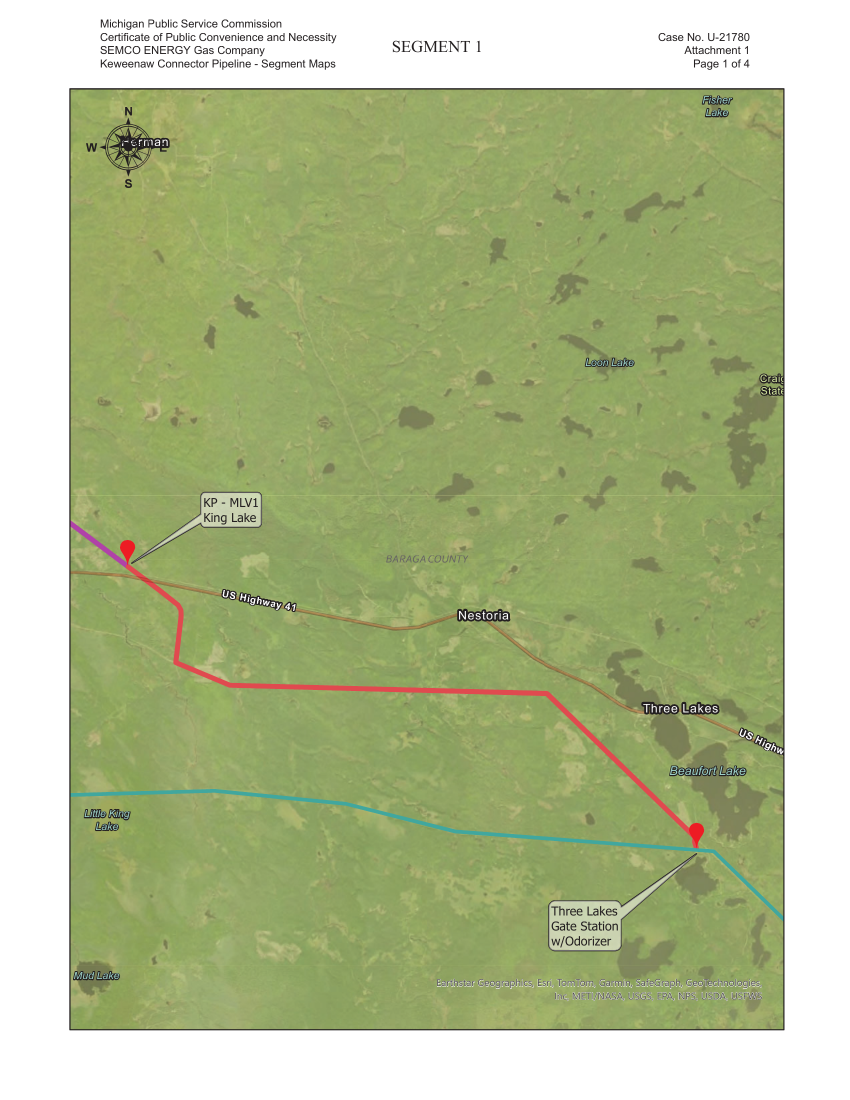
#> input picture batches/united-states-gas/staging/route-creation-newrows-20261020/traces/P8241/pg-17.png, 1700 x 2200 px (shown at 1/2 size); its folder holds 4 pictures in this run
$ python trace_segments.py
#> lines starting #> are read from the running program, lines starting #| are printed output that depends on the picture; after the words box and inside, x2 and y2 are one past the last pixel; in counts of white or black regions, pixels touching at a corner belong together
"""Extract the four colored segment lines from the 200 dpi renders (pg-17..20.png), thin to a one pixel
centerline, take the longest path, simplify, move into one shared mosaic frame, and write trace.json.
Mosaic frame = page 17 pixel frame. Offsets come from stitch_offsets.py (page B = page A + d)."""
import json, numpy as np
from PIL import Image, ImageDraw
from scipy import ndimage as ndi
from skimage.morphology import skeletonize
from skimage.measure import approximate_polygon
from collections import deque
COL={'17':(232,72,72),'18':(184,72,168),'19':(216,232,56),'20':(104,200,152)}
# page -> shift to add to page pixels to get mosaic (page17) frame
SH={'17':(0,0),'18':(-960,-173),'19':(-1604,-949),'20':(-1791,-2016)}
FR=(150,190,1560,2050)  # inside the map frame
def longest_path(sk):
    ys,xs=np.nonzero(sk); pts=set(zip(ys,xs))
    nb=[(-1,-1),(-1,0),(-1,1),(0,-1),(0,1),(1,-1),(1,0),(1,1)]
    def bfs(s):
        d={s:0};par={s:None};q=deque([s]);last=s
        while q:
            u=q.popleft();last=u
            for dy,dx in nb:
                v=(u[0]+dy,u[1]+dx)
                if v in pts and v not in d: d[v]=d[u]+1;par[v]=u;q.append(v)
        return last,par
    s=next(iter(pts)); a,_=bfs(s); b,par=bfs(a)
    path=[];u=b
    while u is not None: path.append(u);u=par[u]
    return path  # (y,x)
out=[];res={}
for p,c in COL.items():
    a=np.asarray(Image.open(f'pg-{p}.png').convert('RGB')).astype(int)
    d=np.abs(a-np.array(c)).sum(2)
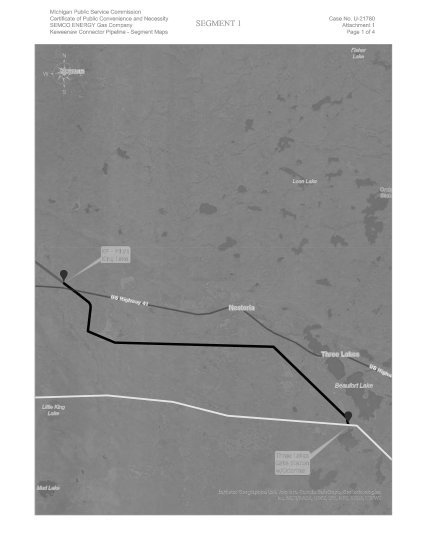
#> d: shape (2200, 1700) int64 (shown at 1/4 size); min 12, max 389, mean 256.4; drawn with min black and max white
    m=d<70
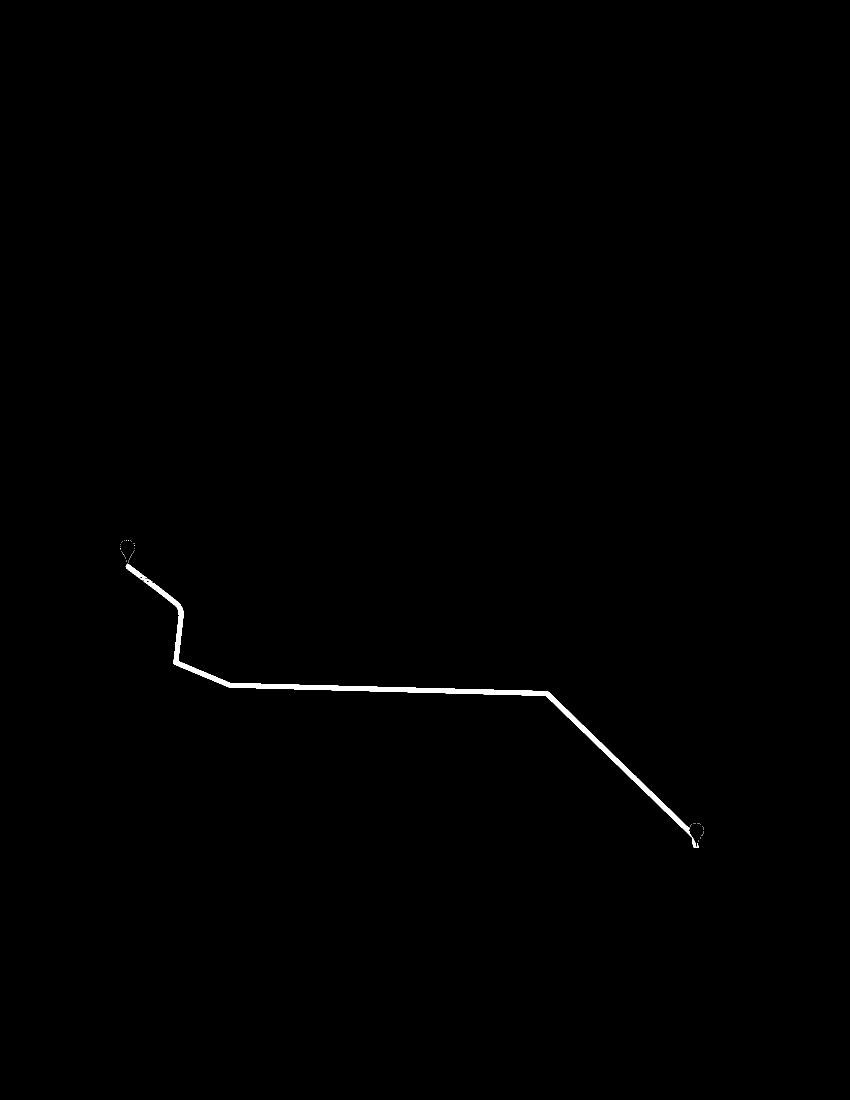
#> m: shape (2200, 1700) bool (shown at 1/2 size); 0.36% white; 58 white regions (55 under 20 px), largest, box (x1, y1, x2, y2) and area: (287, 1162, 1397, 1696) 13061, (251, 1129, 295, 1157) 381, (276, 1154, 306, 1165) 89
    m[:FR[1]]=0;m[FR[3]:]=0;m[:,:FR[0]]=0;m[:,FR[2]:]=0
    m=ndi.binary_closing(m,iterations=(6 if p=='19' else 1))  # bridge the transmission line crossing on page 19
#> m: shape (2200, 1700) bool; 0.37% white; 54 white regions (53 under 20 px), largest, box (x1, y1, x2, y2) and area: (251, 1128, 1397, 1696) 13606
    lab,n=ndi.label(m,structure=np.ones((3,3)))
#> lab: shape (2200, 1700) int32; 55 distinct labels, from 0 to 54
#> n = 54
    sz=ndi.sum(m,lab,range(1,n+1))
#> sz = 54 values, max 13606 at index 35, min 1 at index 2, mean 253.2
    keep=np.argsort(-sz)[:1]+1
#> keep = [36]
    mm=np.isin(lab,keep)
    mm=ndi.binary_fill_holes(mm)
    sk=skeletonize(mm)
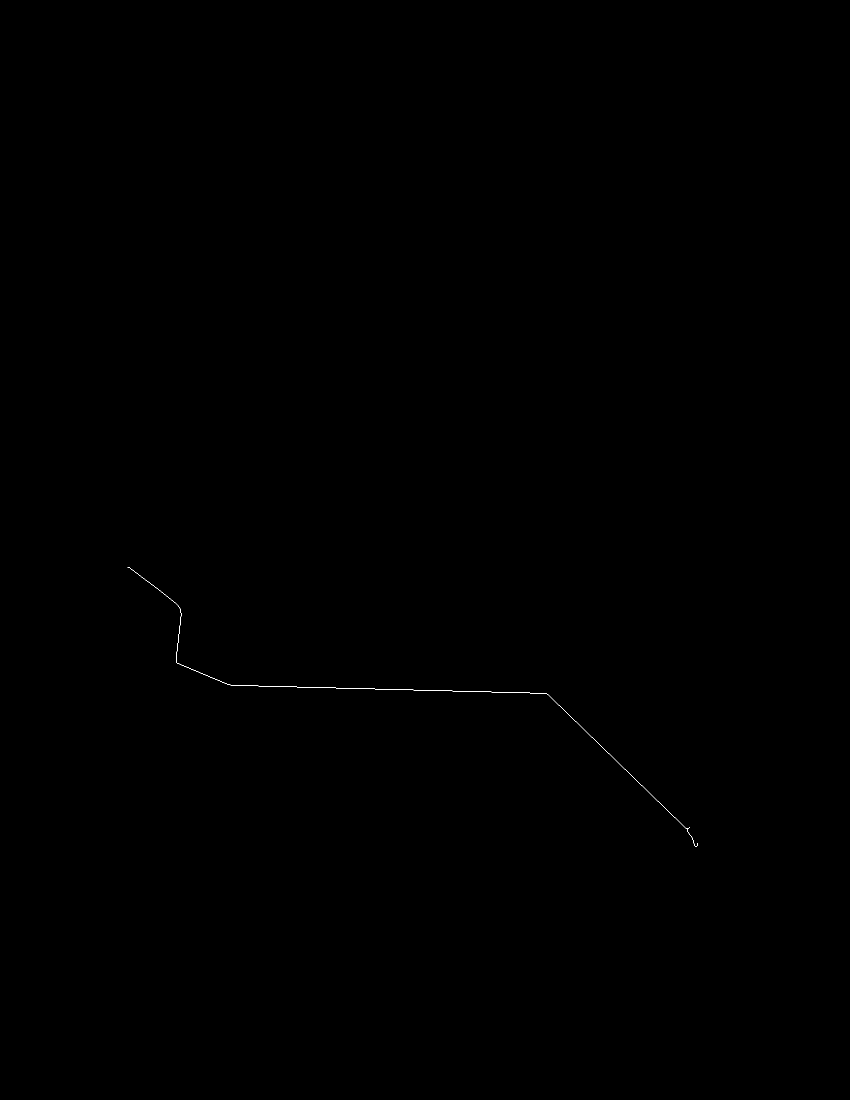
#> sk: shape (2200, 1700) bool (shown at 1/2 size); 0.03% white in thin lines or dots, all inside (x1, y1, x2, y2) = (255, 1134, 1396, 1693)
    path=longest_path(sk)
#> in longest_path, `ys, xs = np.nonzero(sk)`: ys = 1286 values from 1134 to 1692; xs = 1286 values, max 1395 at index 1271, min 255 at index 0, mean 794.6
#> in longest_path, `pts = set(zip(ys, xs))`: pts = 1286 items
#> in longest_path, `s = next(iter(pts))`: s = (1603, 1316)
#> in bfs, `d = {s: 0}`: d = {(1603, 1316): 0}
#> in bfs, `last = s`: last = (1603, 1316)
#> the loop in bfs, `while q:` made 1286 passes
#> last on passes 1 to 3: (1603, 1316), (1602, 1315), (1603, 1317)
#> after the loop in bfs, `while q:`: d = 1286 items
#> in longest_path, `a, _ = bfs(s)`: a = (1134, 255)
#> the loop in bfs (call 2), `while q:` made 1286 passes
#> last on passes 1 to 3: (1134, 255), (1134, 256), (1134, 257)
#> in longest_path, `b, par = bfs(a)`: b = (1686, 1395); par = 1286 items
#> in longest_path, `u = b`: u = (1686, 1395)
#> the loop in longest_path, `while u is not None: path.append(u);u=par[u]` made 1280 passes
#> u on passes 1 to 3: (1687, 1395), (1688, 1395), (1689, 1395)
#> after the loop in longest_path, `while u is not None: path.append(u);u=par[u]`: path = 1280 pairs, first value 1134 to 1692, second value 255 to 1395
    pts=np.array([(x,y) for y,x in path],float)
#> pts = 1280 pairs, first value 255 to 1395, second value 1134 to 1692
    # orientation: start at the south-east / south end
    if p=='17':
        if pts[0,0]<pts[-1,0]: pts=pts[::-1]
    else:
        if pts[0,1]<pts[-1,1]: pts=pts[::-1]
    s=approximate_polygon(pts,tolerance=1.2)
#> s = 18 rows, first 8: [1395, 1686], [1394, 1691], [1390, 1692], [1386, 1684], [1385, 1676], [1375, 1663], [1374, 1658], [1093, 1387]
    res[p]=dict(page_px=s.tolist(),npix=len(pts),comp_px=int(sz[keep[0]-1]))
    sh=np.array(SH[p]); out.append((s+sh).tolist())
    print(p,len(pts),len(s),pts[0],pts[-1])
#| 17 1280 18 [1395. 1686.] [ 255. 1134.]
#> pass 2 of the loop `for p,c in COL.items():`:
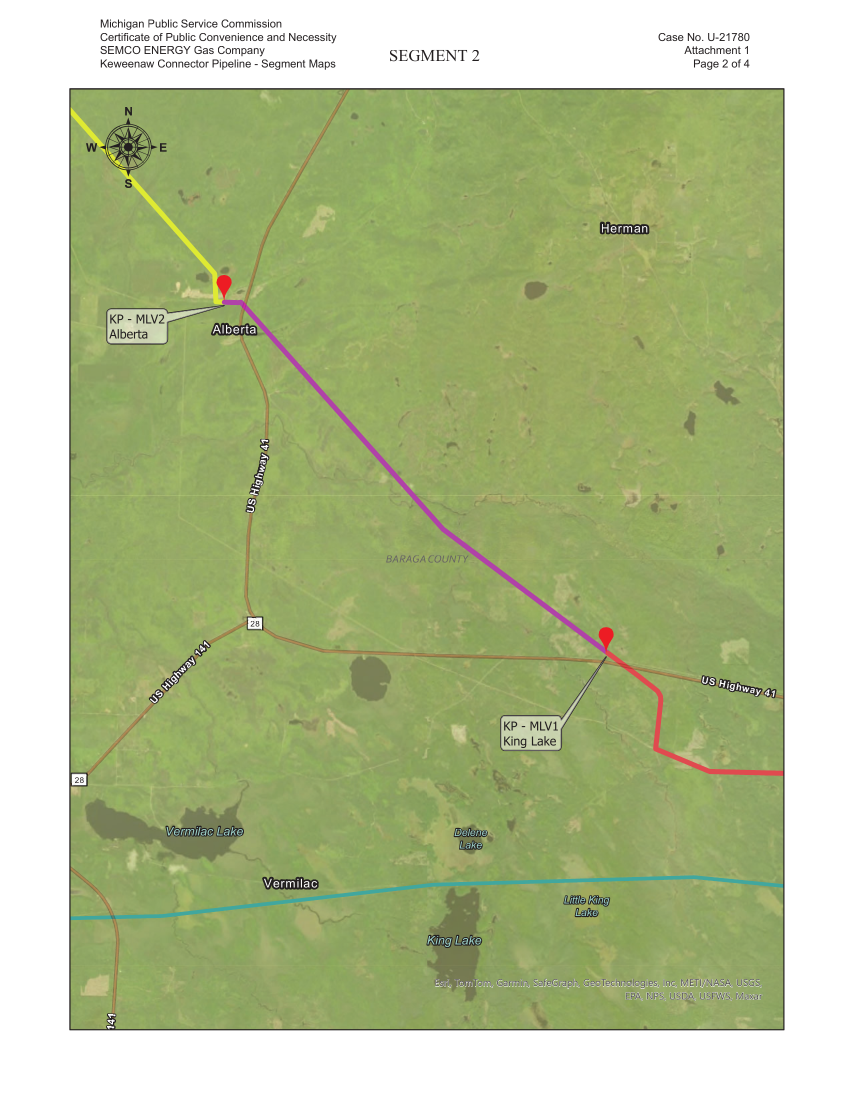
#> input picture batches/united-states-gas/staging/route-creation-newrows-20261020/traces/P8241/pg-18.png, 1700 x 2200 px (shown at 1/2 size)
#> `m=d<70`:
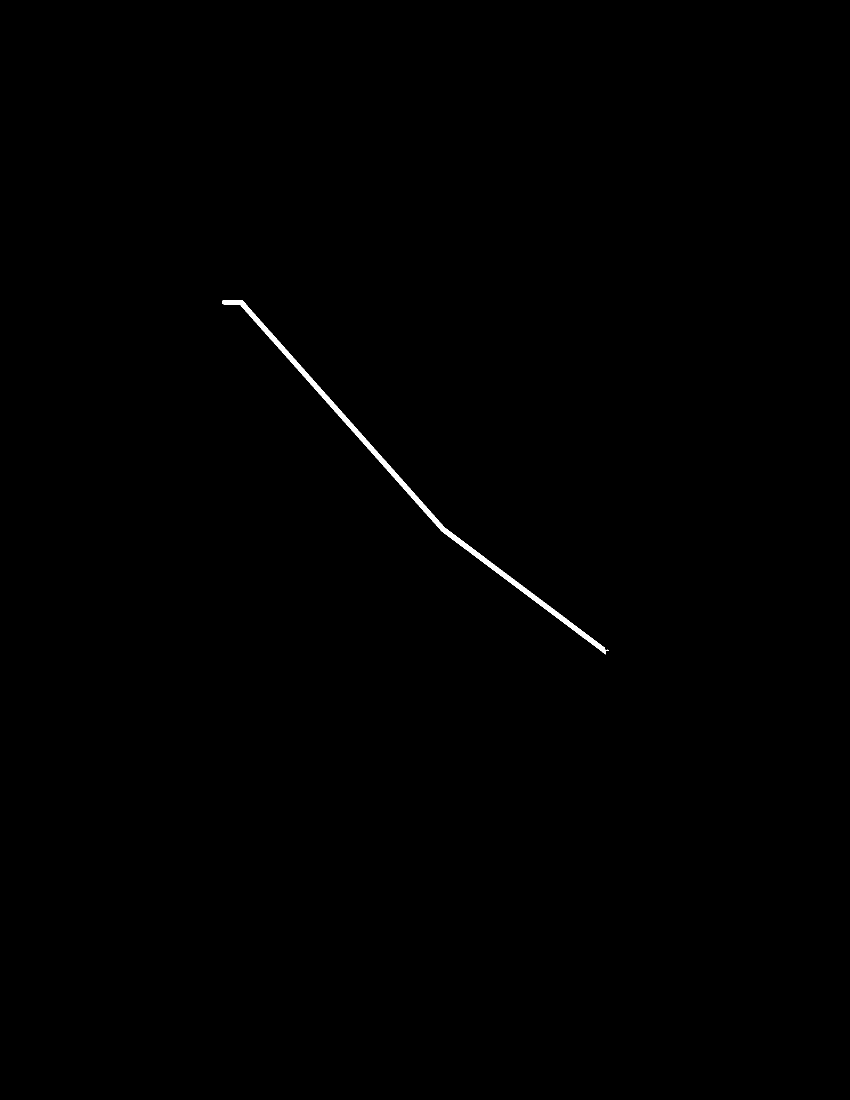
#> m: shape (2200, 1700) bool (shown at 1/2 size); 0.28% white; 2 white regions (1 under 20 px), largest, box (x1, y1, x2, y2) and area: (444, 600, 1212, 1309) 10285
#> n = 2
#> sz = [10287, 7]
#> keep = [1]
#> `sk=skeletonize(mm)`:
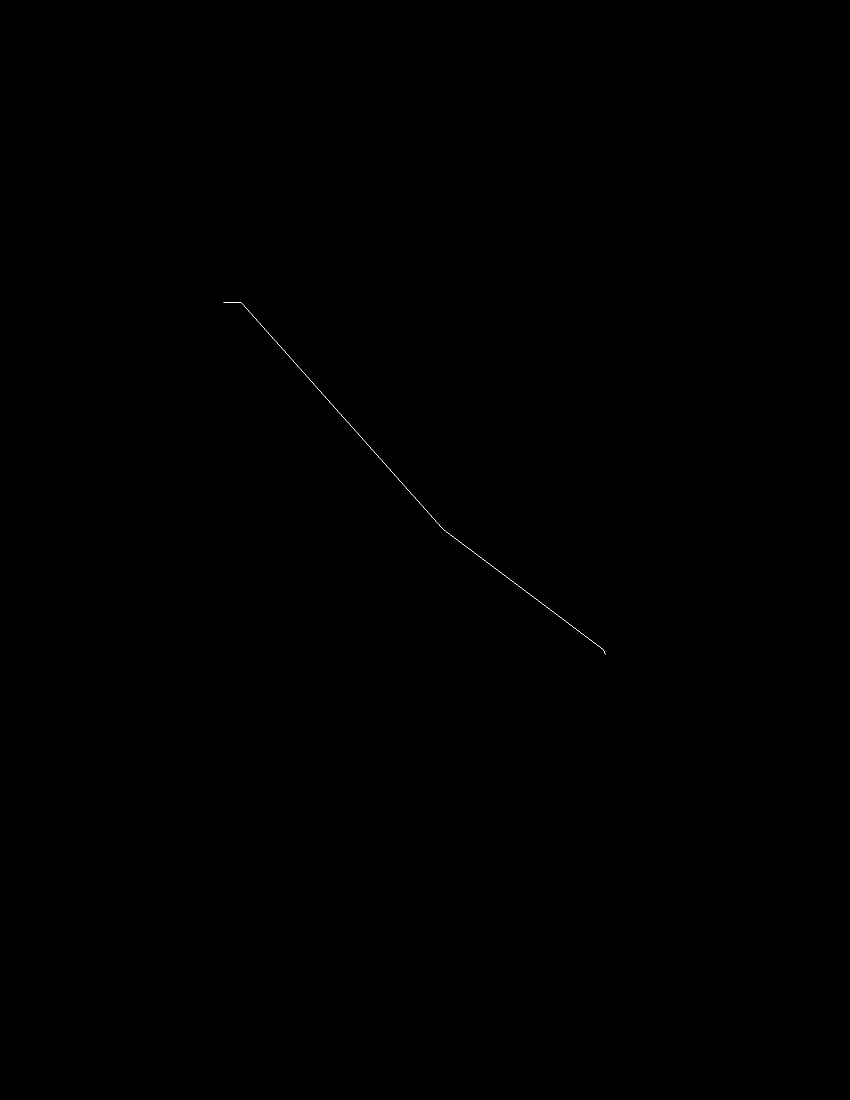
#> sk: shape (2200, 1700) bool (shown at 1/2 size); 0.02% white in thin lines or dots, all inside (x1, y1, x2, y2) = (447, 604, 1212, 1309)
#> the loop in longest_path (call 2), `while u is not None: path.append(u);u=par[u]` made 818 passes
#> u on passes 1 to 3: (1307, 1210), (1306, 1209), (1305, 1209)
#> `path=longest_path(sk)`: path = 818 pairs, first value 604 to 1308, second value 447 to 1211
#> `pts=np.array([(x,y) for y,x in path],float)`: pts = 818 pairs, first value 447 to 1211, second value 604 to 1308
#> `s=approximate_polygon(pts,tolerance=1.2)`: s = [[1211, 1308], [1203, 1296], [889, 1061], [489, 612], [482, 605], [478, 604], [447, 604]]
#| 18 818 7 [1211. 1308.] [447. 604.]
json.dump(res,open('trace_pages_px.json','w'))
json.dump({"image":"mosaic of pg-17..pg-20.png (200 dpi renders of PDF pages 17-20 of MPSC_order_U-21780.pdf) in the page 17 pixel frame; pages 18, 19, 20 shifted by (-960,-173), (-1604,-949), (-1791,-2016)","polylines":out,"notes":"One polyline per segment (1 to 4), colored line extracted by color mask, skeleton, longest path, simplified 1.2 px. Segment ends meet at the valve markers; gaps of a few pixels at the marker pins are left as is."},open('trace.json','w'))
